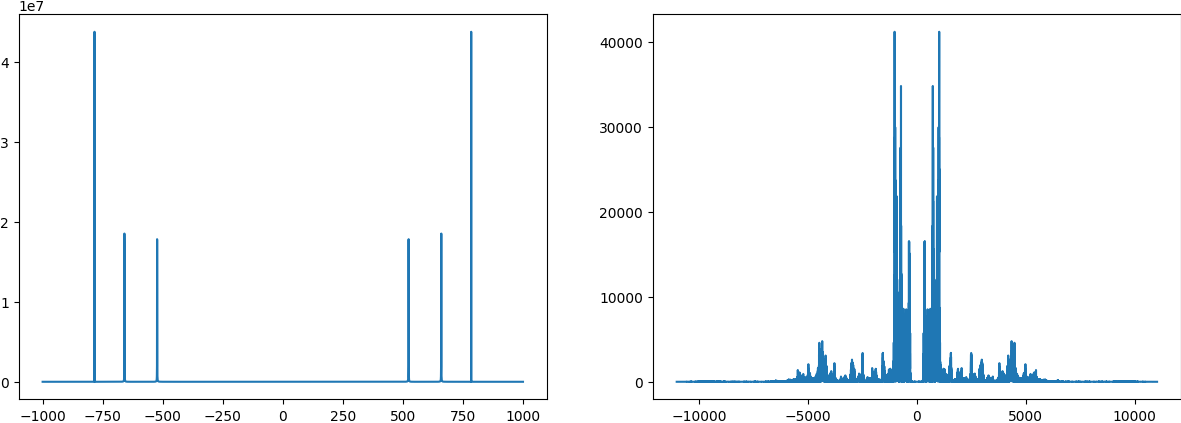

Write the Python code that produced this figure.
import matplotlib.pyplot as plt
from sound import Sound

sound1, sound2 = Sound('CEG'), Sound('mono')

plt.figure(figsize=(15, 5))
plt.subplot(121)
plt.plot(*sound1.power_spectrum((-1000, 1000)))
plt.subplot(122)
plt.plot(*sound2.power_spectrum())
plt.show()
#plt.savefig('spectrum.png', bbox_inches='tight', pad_inches=0)
